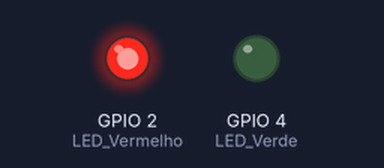
A sketch run on a simulated ESP32. Parts: output pins drawn as LEDs (lit = HIGH). WiFi joins after 1.5 s; servers stay silent unless stated; what the sketch prints to the serial monitor is not drawn.

Above: at 0.1 s.
At 1.6 s:
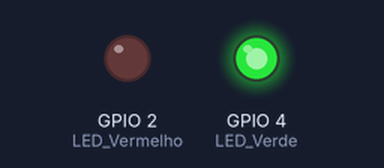
Timing chart, 0 to 3.1 s (numbered marks = the images above):
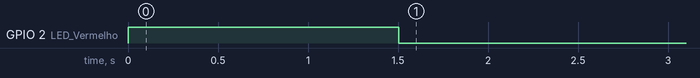

The sketch:

sketch.ino
```cpp
/**
IFRJ Campus Volta Redonda - RJ
Pós graduação em Automação Industrial e Robótica
Desenvolvido pela aluna: Thayná Patricio
Professor Orientador: Profº Doutor Leonardo Vidal

Aula 1 - Prática 2 e 3
**/

#include <WiFi.h>
// Biblioteca responsável por permitir a conexão WiFi na ESP32
#define LED_Verde 4 // Define o pino 4 como LED Verde
#define LED_Vermelho 2 // Define o pino 2 como LED Verde

void setup() {
  pinMode(LED_Verde, OUTPUT); // Define o pino como saída
  pinMode(LED_Vermelho, OUTPUT); // Define o pino como saída
  digitalWrite(LED_Verde, LOW); // LED verde desligado já que a conexão ainda não ocorreu
  digitalWrite(LED_Vermelho, HIGH);  // LED vermelho ligado já que a conexão ainda não ocorreu
  Serial.begin(9600);
  // Inicia a comunicação serial com velocidade de 9600 bps
  // Permite visualizar mensagens no Monitor Serial
  Serial.print("Connecting to WiFi");
  // Exibe mensagem inicial indicando tentativa de conexão
  WiFi.begin("Wokwi-GUEST", "", 6);
  /*
    Inicia a conexão WiFi:
    - "Wokwi-GUEST" → Nome da rede (SSID)
    - "" → Senha (vazia no simulador)
    - 6 → Canal da rede (opcional no Wokwi)
  */
  while (WiFi.status() != WL_CONNECTED) {
    // Enquanto o status NÃO for conectado...
    delay(100);
    // Aguarda 100 milissegundos
    Serial.print(".");
    // Imprime ponto para indicar tentativa de conexão
  }
  digitalWrite(LED_Verde, HIGH); // LED verde ligado já que a conexão ocorreu
  digitalWrite(LED_Vermelho, LOW); // LED vermelho desligado já que a conexão ocorreu
  Serial.println(" Connected!");
  // Exibe mensagem quando a conexão é estabelecida
}

void loop() {
  delay(100);
  /*
    Loop principal do programa.
    Neste exemplo não há nenhuma ação contínua.
    O delay apenas mantém o microcontrolador ativo.
  */
}
```
